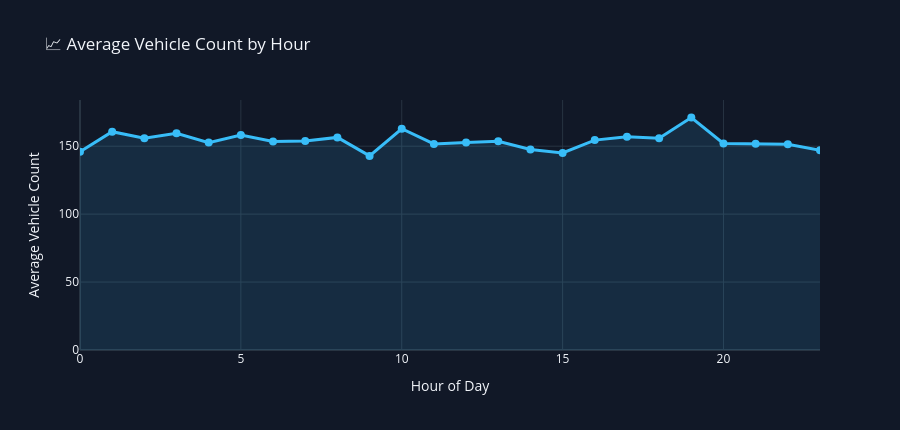

Notebook source saved alongside this figure:
### Code cell
hourly = (
    df.groupby("hour", as_index=False)
    .agg(
        avg_speed=("traffic_speed_kmh", "mean"),
        avg_vehicles=("vehicle_count", "mean"),
        avg_occupancy=("road_occupancy_pct", "mean")
    )
    .sort_values("hour")
)

fig = go.Figure()

fig.add_trace(
    go.Scatter(
        x=hourly["hour"],
        y=hourly["avg_vehicles"],
        mode="lines+markers",
        name="Average Vehicles",
        line=dict(color="#38bdf8", width=3),
        marker=dict(size=8),
        fill="tozeroy",
        fillcolor="rgba(56,189,248,0.12)"
    )
)

fig.update_layout(
    title="📈 Average Vehicle Count by Hour",
    template="plotly_dark",
    paper_bgcolor=CARD_BG,
    plot_bgcolor=CARD_BG,
    height=430,
    xaxis_title="Hour of Day",
    yaxis_title="Average Vehicle Count",
    hovermode="x unified"
)

fig.show()

### Figure 1 — Plotly figure (JSON) as saved in the notebook; plotly's stock layout.template omitted (floating-point values rounded to 4 significant figures)
{"data": [{"fill": "tozeroy", "fillcolor": "rgba(56,189,248,0.12)", "line": {"color": "#38bdf8", "width": 3}, "marker": {"size": 8}, "mode": "lines+markers", "name": "Average Vehicles", "type": "scatter", "x": [0, 1, 2, 3, 4, 5, 6, 7, 8, 9, 10, 11, 12, 13, 14, 15, 16, 17, 18, 19, 20, 21, 22, 23], "y": [145.9, 160.7, 155.9, 159.4, 152.7, 158.3, 153.4, 153.8, 156.5, 142.9, 162.9, 151.7, 152.6, 153.6, 147.6, 145.0, 154.5, 157.0, 155.9, 171.1, 152.1, 151.8, 151.4, 147.0]}], "layout": {"height": 430, "hovermode": "x unified", "paper_bgcolor": "#111827", "plot_bgcolor": "#111827", "title": {"text": "📈 Average Vehicle Count by Hour"}, "xaxis": {"title": {"text": "Hour of Day"}}, "yaxis": {"title": {"text": "Average Vehicle Count"}}}}
